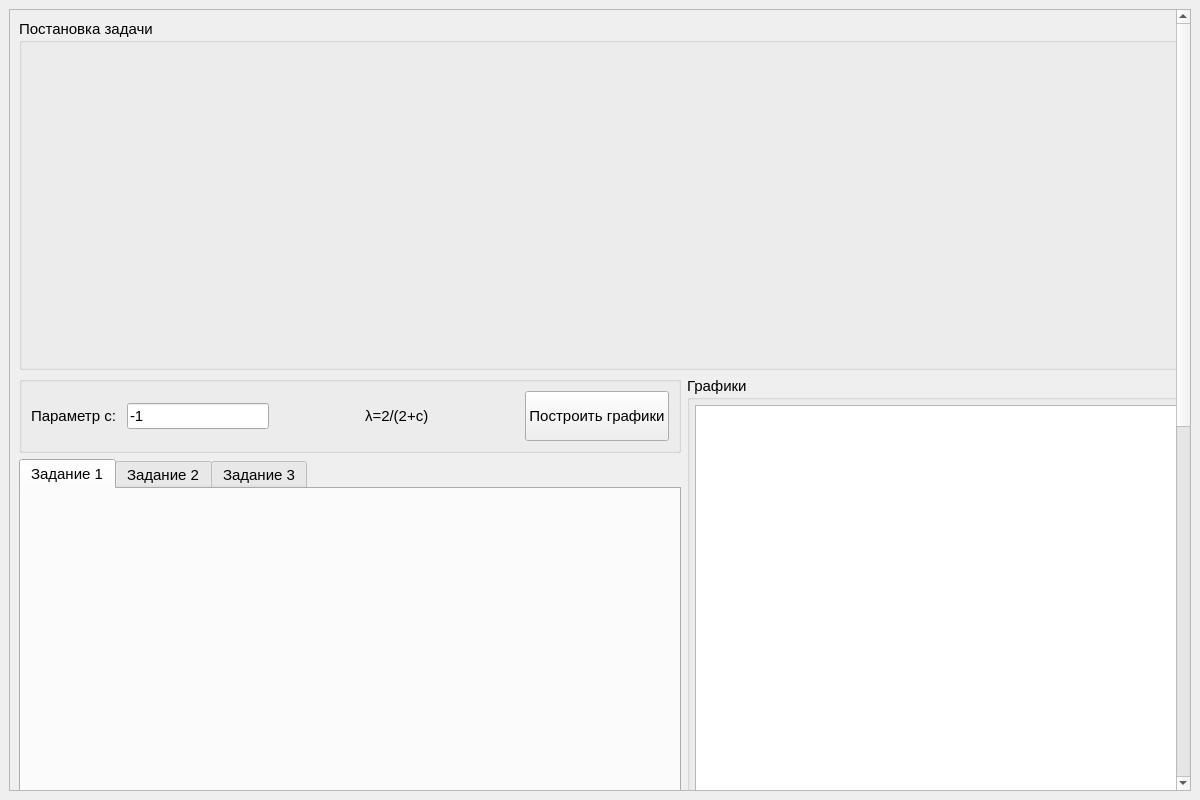
<?xml version="1.0" encoding="UTF-8"?>
<ui version="4.0">
 <class>MainWindow</class>
 <widget class="QMainWindow" name="MainWindow">
  <property name="geometry">
   <rect>
    <x>0</x>
    <y>0</y>
    <width>1200</width>
    <height>800</height>
   </rect>
  </property>
  <property name="minimumSize">
   <size>
    <width>1200</width>
    <height>800</height>
   </size>
  </property>
  <property name="font">
   <font>
    <pointsize>11</pointsize>
   </font>
  </property>
  <property name="windowTitle">
   <string>MainWindow</string>
  </property>
  <widget class="QWidget" name="centralwidget">
   <layout class="QGridLayout" name="gridLayout">
    <item row="0" column="0" rowspan="7">
     <widget class="QScrollArea" name="scrollArea">
      <property name="sizePolicy">
       <sizepolicy hsizetype="Minimum" vsizetype="Expanding">
        <horstretch>0</horstretch>
        <verstretch>0</verstretch>
       </sizepolicy>
      </property>
      <property name="minimumSize">
       <size>
        <width>800</width>
        <height>0</height>
       </size>
      </property>
      <property name="horizontalScrollBarPolicy">
       <enum>Qt::ScrollBarAlwaysOff</enum>
      </property>
      <property name="widgetResizable">
       <bool>true</bool>
      </property>
      <property name="alignment">
       <set>Qt::AlignCenter</set>
      </property>
      <widget class="QWidget" name="scrollAreaWidgetContents">
       <property name="geometry">
        <rect>
         <x>0</x>
         <y>0</y>
         <width>1348</width>
         <height>1460</height>
        </rect>
       </property>
       <layout class="QGridLayout" name="gridLayout_2">
        <item row="2" column="0">
         <widget class="QGroupBox" name="groupBox_2">
          <property name="sizePolicy">
           <sizepolicy hsizetype="Expanding" vsizetype="Minimum">
            <horstretch>0</horstretch>
            <verstretch>0</verstretch>
           </sizepolicy>
          </property>
          <property name="title">
           <string/>
          </property>
          <layout class="QHBoxLayout" name="horizontalLayout">
           <item>
            <widget class="QLabel" name="label_2">
             <property name="font">
              <font>
               <pointsize>11</pointsize>
              </font>
             </property>
             <property name="text">
              <string>Параметр c: </string>
             </property>
            </widget>
           </item>
           <item>
            <widget class="QLineEdit" name="setC">
             <property name="text">
              <string>-1</string>
             </property>
            </widget>
           </item>
           <item>
            <spacer name="horizontalSpacer_2">
             <property name="orientation">
              <enum>Qt::Horizontal</enum>
             </property>
             <property name="sizeHint" stdset="0">
              <size>
               <width>40</width>
               <height>20</height>
              </size>
             </property>
            </spacer>
           </item>
           <item>
            <widget class="QLabel" name="label_3">
             <property name="font">
              <font>
               <pointsize>11</pointsize>
              </font>
             </property>
             <property name="text">
              <string>λ=2/(2+c)</string>
             </property>
            </widget>
           </item>
           <item>
            <spacer name="horizontalSpacer">
             <property name="orientation">
              <enum>Qt::Horizontal</enum>
             </property>
             <property name="sizeHint" stdset="0">
              <size>
               <width>40</width>
               <height>20</height>
              </size>
             </property>
            </spacer>
           </item>
           <item>
            <widget class="QPushButton" name="CreateGraphics">
             <property name="sizePolicy">
              <sizepolicy hsizetype="Expanding" vsizetype="Minimum">
               <horstretch>0</horstretch>
               <verstretch>0</verstretch>
              </sizepolicy>
             </property>
             <property name="minimumSize">
              <size>
               <width>0</width>
               <height>50</height>
              </size>
             </property>
             <property name="font">
              <font>
               <pointsize>11</pointsize>
              </font>
             </property>
             <property name="text">
              <string>Построить графики</string>
             </property>
            </widget>
           </item>
          </layout>
         </widget>
        </item>
        <item row="2" column="1" rowspan="2">
         <widget class="QGroupBox" name="groupBox">
          <property name="sizePolicy">
           <sizepolicy hsizetype="Minimum" vsizetype="Minimum">
            <horstretch>0</horstretch>
            <verstretch>0</verstretch>
           </sizepolicy>
          </property>
          <property name="minimumSize">
           <size>
            <width>500</width>
            <height>0</height>
           </size>
          </property>
          <property name="font">
           <font>
            <pointsize>11</pointsize>
           </font>
          </property>
          <property name="title">
           <string>Графики</string>
          </property>
          <layout class="QVBoxLayout" name="verticalLayout">
           <property name="spacing">
            <number>5</number>
           </property>
           <property name="leftMargin">
            <number>5</number>
           </property>
           <property name="topMargin">
            <number>5</number>
           </property>
           <property name="rightMargin">
            <number>5</number>
           </property>
           <property name="bottomMargin">
            <number>5</number>
           </property>
           <item>
            <widget class="QChartView" name="raspr"/>
           </item>
           <item>
            <widget class="QLabel" name="label_4">
             <property name="font">
              <font>
               <pointsize>11</pointsize>
              </font>
             </property>
             <property name="text">
              <string>Плотность распределения с.в. η</string>
             </property>
             <property name="alignment">
              <set>Qt::AlignCenter</set>
             </property>
            </widget>
           </item>
           <item>
            <widget class="QChartView" name="funct"/>
           </item>
           <item>
            <widget class="QLabel" name="label_5">
             <property name="font">
              <font>
               <pointsize>11</pointsize>
              </font>
             </property>
             <property name="text">
              <string>Функция распределения с.в. η</string>
             </property>
             <property name="alignment">
              <set>Qt::AlignCenter</set>
             </property>
            </widget>
           </item>
          </layout>
         </widget>
        </item>
        <item row="3" column="0">
         <widget class="QTabWidget" name="tabWidget">
          <property name="minimumSize">
           <size>
            <width>0</width>
            <height>1000</height>
           </size>
          </property>
          <property name="font">
           <font>
            <pointsize>11</pointsize>
           </font>
          </property>
          <property name="cursor">
           <cursorShape>ArrowCursor</cursorShape>
          </property>
          <property name="autoFillBackground">
           <bool>false</bool>
          </property>
          <property name="tabPosition">
           <enum>QTabWidget::North</enum>
          </property>
          <property name="tabShape">
           <enum>QTabWidget::Rounded</enum>
          </property>
          <property name="currentIndex">
           <number>0</number>
          </property>
          <property name="elideMode">
           <enum>Qt::ElideLeft</enum>
          </property>
          <widget class="QWidget" name="tab">
           <attribute name="title">
            <string>Задание 1</string>
           </attribute>
          </widget>
          <widget class="QWidget" name="tab_2">
           <attribute name="title">
            <string>Задание 2</string>
           </attribute>
          </widget>
          <widget class="QWidget" name="tab_3">
           <attribute name="title">
            <string>Задание 3</string>
           </attribute>
          </widget>
         </widget>
        </item>
        <item row="0" column="0" colspan="2">
         <widget class="QGroupBox" name="groupBox_3">
          <property name="title">
           <string>Постановка задачи</string>
          </property>
          <layout class="QGridLayout" name="gridLayout_3">
           <item row="0" column="1">
            <widget class="QLabel" name="img2">
             <property name="sizePolicy">
              <sizepolicy hsizetype="Preferred" vsizetype="Preferred">
               <horstretch>0</horstretch>
               <verstretch>0</verstretch>
              </sizepolicy>
             </property>
             <property name="minimumSize">
              <size>
               <width>500</width>
               <height>150</height>
              </size>
             </property>
             <property name="text">
              <string/>
             </property>
             <property name="pixmap">
              <pixmap resource="resources.qrc">:/img/img/2.png</pixmap>
             </property>
             <property name="scaledContents">
              <bool>true</bool>
             </property>
             <property name="alignment">
              <set>Qt::AlignCenter</set>
             </property>
            </widget>
           </item>
           <item row="1" column="1">
            <widget class="QLabel" name="img3">
             <property name="sizePolicy">
              <sizepolicy hsizetype="Preferred" vsizetype="Preferred">
               <horstretch>0</horstretch>
               <verstretch>0</verstretch>
              </sizepolicy>
             </property>
             <property name="minimumSize">
              <size>
               <width>500</width>
               <height>150</height>
              </size>
             </property>
             <property name="text">
              <string/>
             </property>
             <property name="pixmap">
              <pixmap resource="resources.qrc">:/img/img/3.png</pixmap>
             </property>
             <property name="scaledContents">
              <bool>true</bool>
             </property>
             <property name="alignment">
              <set>Qt::AlignCenter</set>
             </property>
            </widget>
           </item>
           <item row="0" column="0" rowspan="2">
            <widget class="QLabel" name="label">
             <property name="sizePolicy">
              <sizepolicy hsizetype="Expanding" vsizetype="Expanding">
               <horstretch>0</horstretch>
               <verstretch>0</verstretch>
              </sizepolicy>
             </property>
             <property name="minimumSize">
              <size>
               <width>800</width>
               <height>200</height>
              </size>
             </property>
             <property name="text">
              <string/>
             </property>
             <property name="pixmap">
              <pixmap resource="resources.qrc">:/img/img/1.png</pixmap>
             </property>
             <property name="scaledContents">
              <bool>false</bool>
             </property>
             <property name="alignment">
              <set>Qt::AlignLeading|Qt::AlignLeft|Qt::AlignVCenter</set>
             </property>
            </widget>
           </item>
          </layout>
         </widget>
        </item>
       </layout>
      </widget>
     </widget>
    </item>
   </layout>
  </widget>
  <widget class="QMenuBar" name="menubar">
   <property name="geometry">
    <rect>
     <x>0</x>
     <y>0</y>
     <width>1200</width>
     <height>25</height>
    </rect>
   </property>
  </widget>
 </widget>
 <customwidgets>
  <customwidget>
   <class>QChartView</class>
   <extends>QGraphicsView</extends>
   <header>qchartview.h</header>
  </customwidget>
 </customwidgets>
 <resources>
  <include location="resources.qrc"/>
 </resources>
 <connections/>
</ui>
